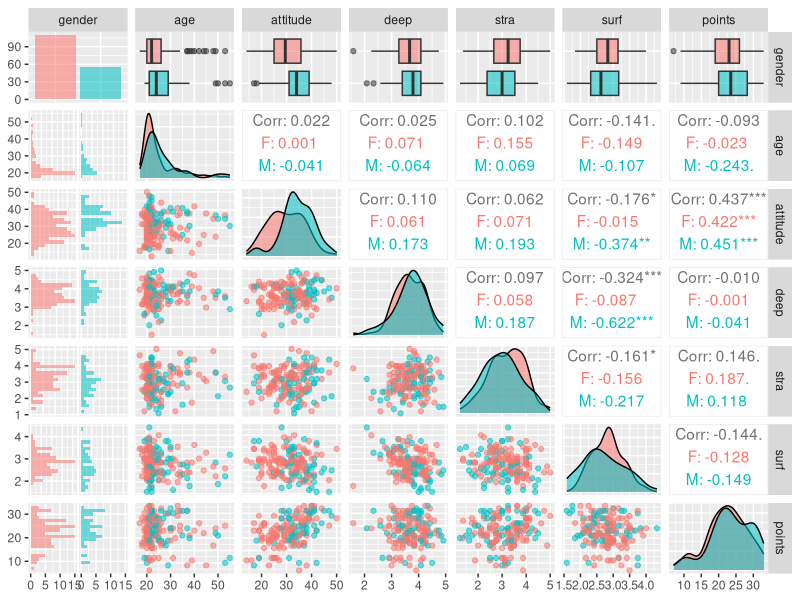
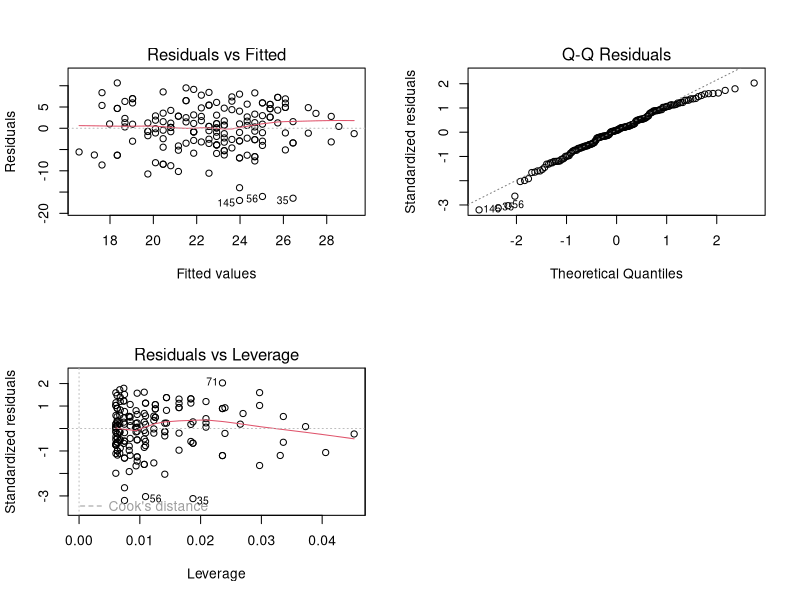

Source code (R) for these figures, in order:
## ---- chunk 1
date()
## ---- chunk 2
setwd("~/Git/IODS-project/data")
lrndata <- read.table("lrndata.csv")
str(lrndata)
head(lrndata)

## ---- chunk 3
library(GGally)
library(ggplot2)

plot1 <- ggpairs(lrndata, mapping = aes(col = gender, alpha = 0.3), lower = list(combo = wrap("facethist", bins = 20)))
plot1
## ---- chunk 4
summary(lrndata)
table (lrndata$gender)
## ---- chunk 5
# fit a linear model
model1 <- lm(points ~ attitude + stra + gender, data = lrndata)

# print out a summary of the model
summary(model1)

# fit a linear model
model2 <- lm(points ~ attitude, data = lrndata)

# print out a summary of the model
summary(model2)

## ---- chunk 6
par(mfrow = c(2,2))
plot(model2, which = c(1,2,5))
